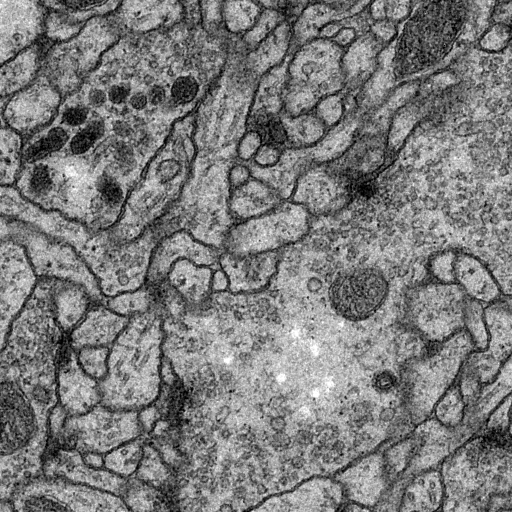
#> input picture unet/data/membrane/test/1.png, 512 x 512 px
$ jupyter execute --allow-errors modelDeploy.ipynb   (shell and % lines are left out)
#> lines starting #> are read from the running program, lines starting #| are printed output that depends on the picture
## Deploy model to Azure Container Instance (ACI)

### Setup environment

[cell 1]
import numpy as np
import matplotlib.pyplot as plt

import azureml.core

# display the core SDK version number
print("Azure ML SDK Version: ", azureml.core.VERSION)

### Retrieve the model

[cell 2]
from azureml.core import Workspace
from azureml.core.model import Model
import os
#> (the rest of this cell did not finish here and is left out)

### If you are smart you would test your model here

### Create scoring scipt

### Create environment

[cell 3]
from azureml.core.conda_dependencies import CondaDependencies

#> (the rest of this cell did not finish here and is left out)

### Create config

[cell 4]
from azureml.core.webservice import AciWebservice

#> (the rest of this cell did not finish here and is left out)

### Deploy in ACI

[cell 5]
from azureml.core.webservice import Webservice
from azureml.core.image import ContainerImage

# configure the image
#> (the rest of this cell did not finish here and is left out)

#> (a cell that did not finish here is left out)

#> (a cell that did not finish here is left out)

### Test the deployment

[cell 8]
import json
import matplotlib.pyplot as plt
import matplotlib.image as mpimg
import skimage.transform as trans

fig=plt.figure(figsize=(256, 256))

sample_images = mpimg.imread(os.getcwd()+"/data/membrane/test/1.png")
#> sample_images is the input picture: shape (512, 512) float32; min 0, max 1, mean 0.482
fig.add_subplot(1, 3, 1)
plt.imshow(sample_images, cmap='gray', vmin=0, vmax=1)


sample_images = trans.resize(sample_images,(256,256))
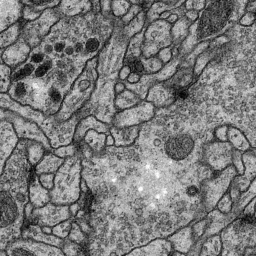
#> sample_images: shape (256, 256) float32; min 0.0112, max 0.999, mean 0.482
sample_images = np.expand_dims(sample_images, axis=2)

demo_images = mpimg.imread(os.getcwd()+"/data/membrane/test/1_predict.png")
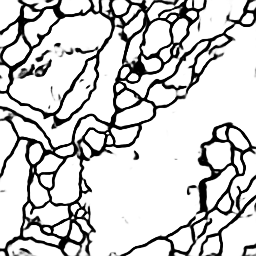
#> input picture unet/data/membrane/test/1_predict.png, 256 x 256 px
#> demo_images is the input picture: shape (256, 256) float32; min 0, max 1, mean 0.805
fig.add_subplot(1, 3, 2)
plt.imshow(demo_images, cmap='gray', vmin=0, vmax=1)

test_samples = json.dumps({"data": [sample_images.tolist()]})
test_samples = bytes(test_samples, encoding='utf8')


# predict using the deployed model
# service takes in an image of shape (1, 256,256,1) as a list in json
#> (the rest of this cell did not finish here and is left out)
